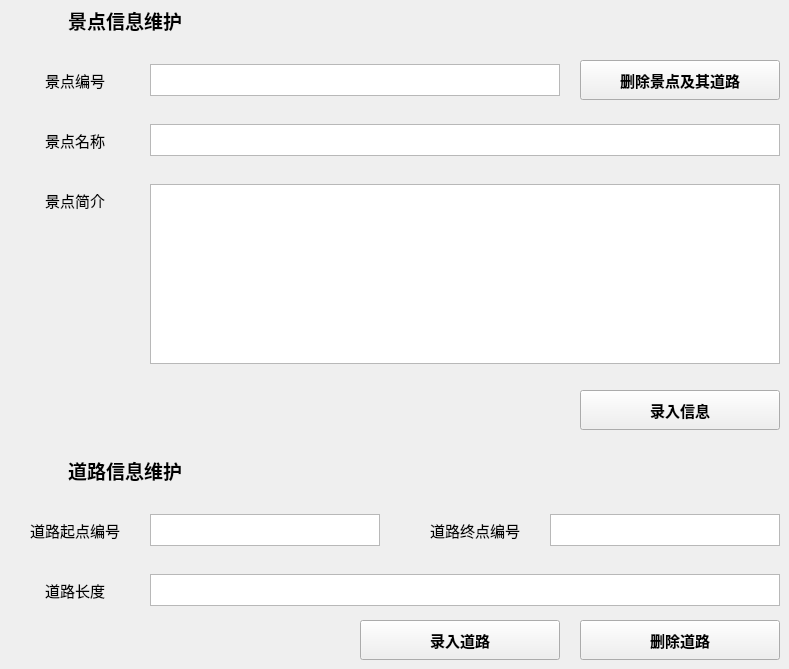
    <widget class="QWidget" name="page_1">
     <widget class="QLabel" name="info_title">
      <property name="geometry">
       <rect>
        <x>0</x>
        <y>0</y>
        <width>250</width>
        <height>40</height>
       </rect>
      </property>
      <property name="font">
       <font>
        <family>微软雅黑</family>
        <pointsize>14</pointsize>
        <weight>75</weight>
        <bold>true</bold>
       </font>
      </property>
      <property name="text">
       <string>景点信息维护</string>
      </property>
      <property name="alignment">
       <set>Qt::AlignCenter</set>
      </property>
     </widget>
     <widget class="QLabel" name="info_label_1">
      <property name="geometry">
       <rect>
        <x>0</x>
        <y>60</y>
        <width>150</width>
        <height>40</height>
       </rect>
      </property>
      <property name="font">
       <font>
        <family>微软雅黑</family>
        <pointsize>11</pointsize>
       </font>
      </property>
      <property name="text">
       <string>景点编号</string>
      </property>
      <property name="alignment">
       <set>Qt::AlignCenter</set>
      </property>
     </widget>
     <widget class="QLabel" name="info_label_2">
      <property name="geometry">
       <rect>
        <x>0</x>
        <y>120</y>
        <width>150</width>
        <height>40</height>
       </rect>
      </property>
      <property name="font">
       <font>
        <family>微软雅黑</family>
        <pointsize>11</pointsize>
       </font>
      </property>
      <property name="text">
       <string>景点名称</string>
      </property>
      <property name="alignment">
       <set>Qt::AlignCenter</set>
      </property>
     </widget>
     <widget class="QLabel" name="info_label_3">
      <property name="geometry">
       <rect>
        <x>0</x>
        <y>180</y>
        <width>150</width>
        <height>40</height>
       </rect>
      </property>
      <property name="font">
       <font>
        <family>微软雅黑</family>
        <pointsize>11</pointsize>
       </font>
      </property>
      <property name="text">
       <string>景点简介</string>
      </property>
      <property name="alignment">
       <set>Qt::AlignCenter</set>
      </property>
     </widget>
     <widget class="QTextEdit" name="info_text_1">
      <property name="geometry">
       <rect>
        <x>150</x>
        <y>64</y>
        <width>410</width>
        <height>32</height>
       </rect>
      </property>
      <property name="font">
       <font>
        <family>微软雅黑</family>
       </font>
      </property>
     </widget>
     <widget class="QTextEdit" name="info_text_2">
      <property name="geometry">
       <rect>
        <x>150</x>
        <y>124</y>
        <width>630</width>
        <height>32</height>
       </rect>
      </property>
      <property name="font">
       <font>
        <family>微软雅黑</family>
       </font>
      </property>
     </widget>
     <widget class="QTextEdit" name="info_text_3">
      <property name="geometry">
       <rect>
        <x>150</x>
        <y>184</y>
        <width>630</width>
        <height>180</height>
       </rect>
      </property>
      <property name="font">
       <font>
        <family>微软雅黑</family>
       </font>
      </property>
     </widget>
     <widget class="QPushButton" name="info_button_1">
      <property name="geometry">
       <rect>
        <x>580</x>
        <y>390</y>
        <width>200</width>
        <height>40</height>
       </rect>
      </property>
      <property name="font">
       <font>
        <family>微软雅黑</family>
        <pointsize>11</pointsize>
        <weight>75</weight>
        <bold>true</bold>
       </font>
      </property>
      <property name="text">
       <string>录入信息</string>
      </property>
     </widget>
     <widget class="QTextEdit" name="info_text_5">
      <property name="geometry">
       <rect>
        <x>550</x>
        <y>514</y>
        <width>230</width>
        <height>32</height>
       </rect>
      </property>
      <property name="font">
       <font>
        <family>微软雅黑</family>
       </font>
      </property>
     </widget>
     <widget class="QLabel" name="info_label_5">
      <property name="geometry">
       <rect>
        <x>0</x>
        <y>510</y>
        <width>150</width>
        <height>40</height>
       </rect>
      </property>
      <property name="font">
       <font>
        <family>微软雅黑</family>
        <pointsize>11</pointsize>
       </font>
      </property>
      <property name="text">
       <string>道路起点编号</string>
      </property>
      <property name="alignment">
       <set>Qt::AlignCenter</set>
      </property>
     </widget>
     <widget class="QTextEdit" name="info_text_4">
      <property name="geometry">
       <rect>
        <x>150</x>
        <y>514</y>
        <width>230</width>
        <height>32</height>
       </rect>
      </property>
      <property name="font">
       <font>
        <family>微软雅黑</family>
       </font>
      </property>
     </widget>
     <widget class="QLabel" name="info_label_4">
      <property name="geometry">
       <rect>
        <x>400</x>
        <y>510</y>
        <width>150</width>
        <height>40</height>
       </rect>
      </property>
      <property name="font">
       <font>
        <family>微软雅黑</family>
        <pointsize>11</pointsize>
       </font>
      </property>
      <property name="text">
       <string>道路终点编号</string>
      </property>
      <property name="alignment">
       <set>Qt::AlignCenter</set>
      </property>
     </widget>
     <widget class="QLabel" name="info_label_6">
      <property name="geometry">
       <rect>
        <x>0</x>
        <y>570</y>
        <width>150</width>
        <height>40</height>
       </rect>
      </property>
      <property name="font">
       <font>
        <family>微软雅黑</family>
        <pointsize>11</pointsize>
       </font>
      </property>
      <property name="text">
       <string>道路长度</string>
      </property>
      <property name="alignment">
       <set>Qt::AlignCenter</set>
      </property>
     </widget>
     <widget class="QTextEdit" name="info_text_6">
      <property name="geometry">
       <rect>
        <x>150</x>
        <y>574</y>
        <width>630</width>
        <height>32</height>
       </rect>
      </property>
      <property name="font">
       <font>
        <family>微软雅黑</family>
       </font>
      </property>
     </widget>
     <widget class="QPushButton" name="info_button_2">
      <property name="geometry">
       <rect>
        <x>360</x>
        <y>620</y>
        <width>200</width>
        <height>40</height>
       </rect>
      </property>
      <property name="font">
       <font>
        <family>微软雅黑</family>
        <pointsize>11</pointsize>
        <weight>75</weight>
        <bold>true</bold>
       </font>
      </property>
      <property name="text">
       <string>录入道路</string>
      </property>
     </widget>
     <widget class="QLabel" name="info_title_2">
      <property name="geometry">
       <rect>
        <x>0</x>
        <y>450</y>
        <width>250</width>
        <height>40</height>
       </rect>
      </property>
      <property name="font">
       <font>
        <family>微软雅黑</family>
        <pointsize>14</pointsize>
        <weight>75</weight>
        <bold>true</bold>
       </font>
      </property>
      <property name="text">
       <string>道路信息维护</string>
      </property>
      <property name="alignment">
       <set>Qt::AlignCenter</set>
      </property>
     </widget>
     <widget class="QPushButton" name="info_button_3">
      <property name="geometry">
       <rect>
        <x>580</x>
        <y>60</y>
        <width>200</width>
        <height>40</height>
       </rect>
      </property>
      <property name="font">
       <font>
        <family>微软雅黑</family>
        <pointsize>11</pointsize>
        <weight>75</weight>
        <bold>true</bold>
       </font>
      </property>
      <property name="text">
       <string>删除景点及其道路</string>
      </property>
     </widget>
     <widget class="QPushButton" name="info_button_4">
      <property name="geometry">
       <rect>
        <x>580</x>
        <y>620</y>
        <width>200</width>
        <height>40</height>
       </rect>
      </property>
      <property name="font">
       <font>
        <family>微软雅黑</family>
        <pointsize>11</pointsize>
        <weight>75</weight>
        <bold>true</bold>
       </font>
      </property>
      <property name="text">
       <string>删除道路</string>
      </property>
     </widget>
    </widget>
